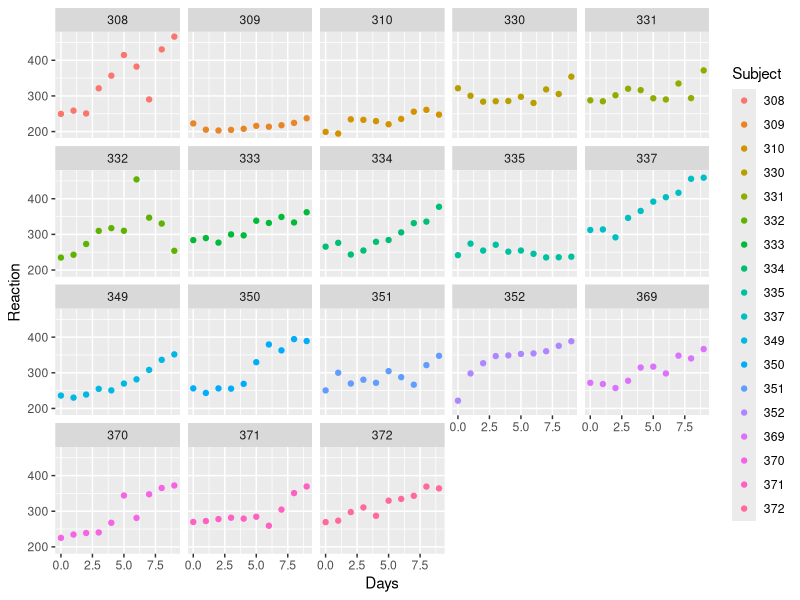
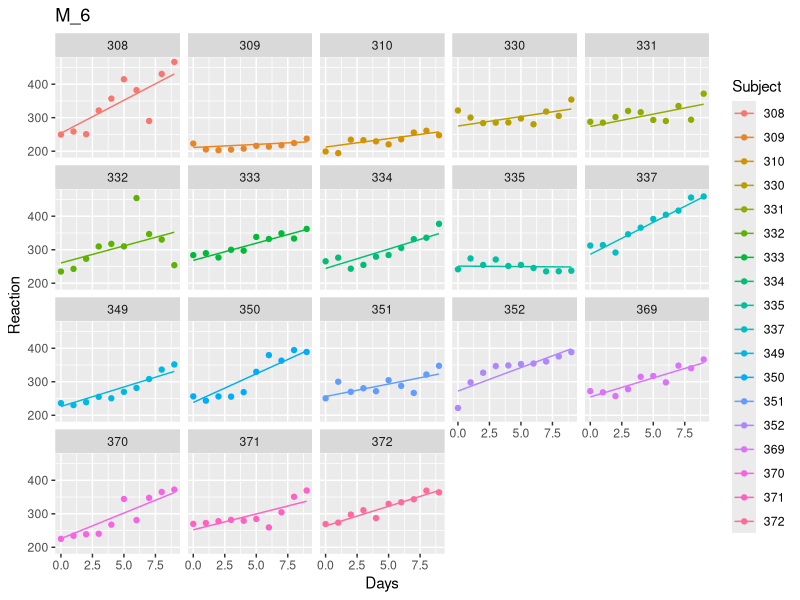
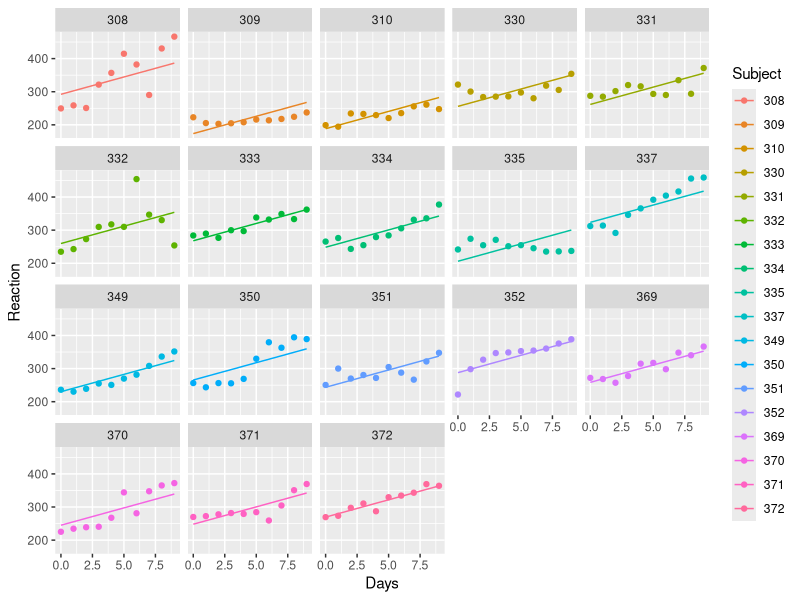
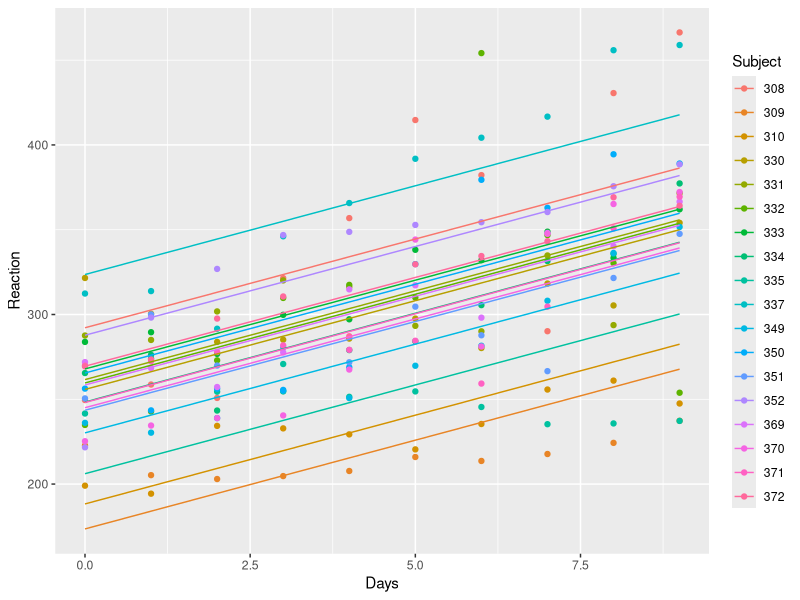
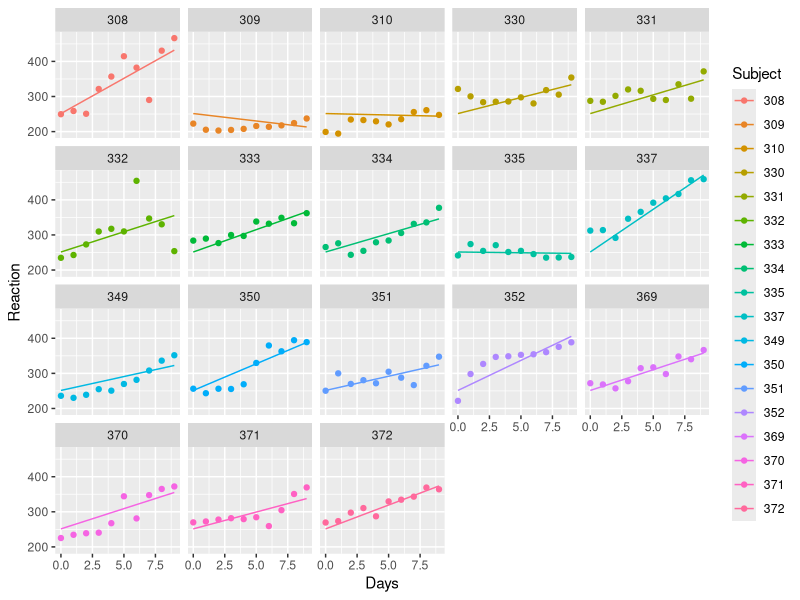
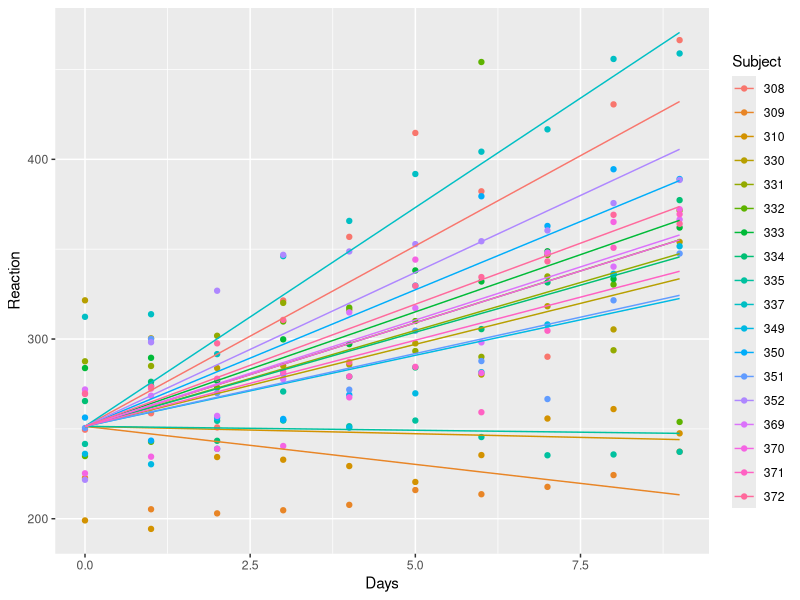
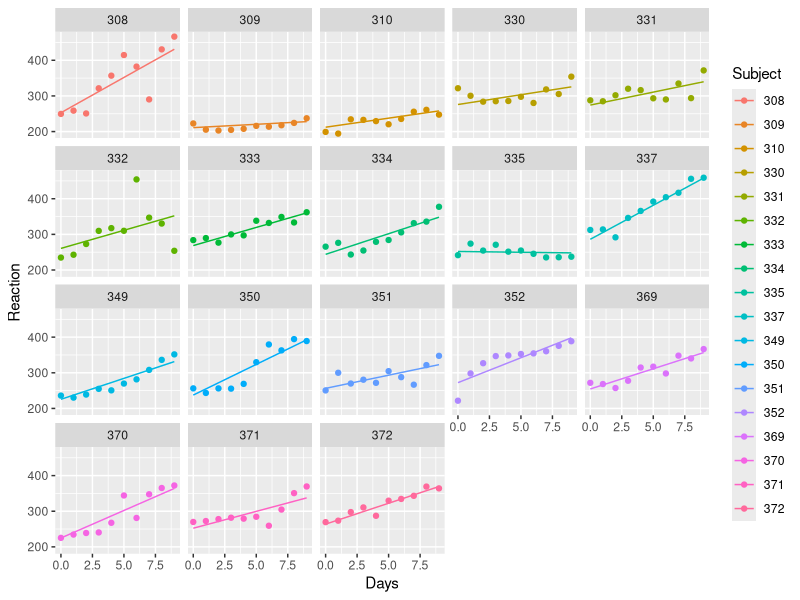
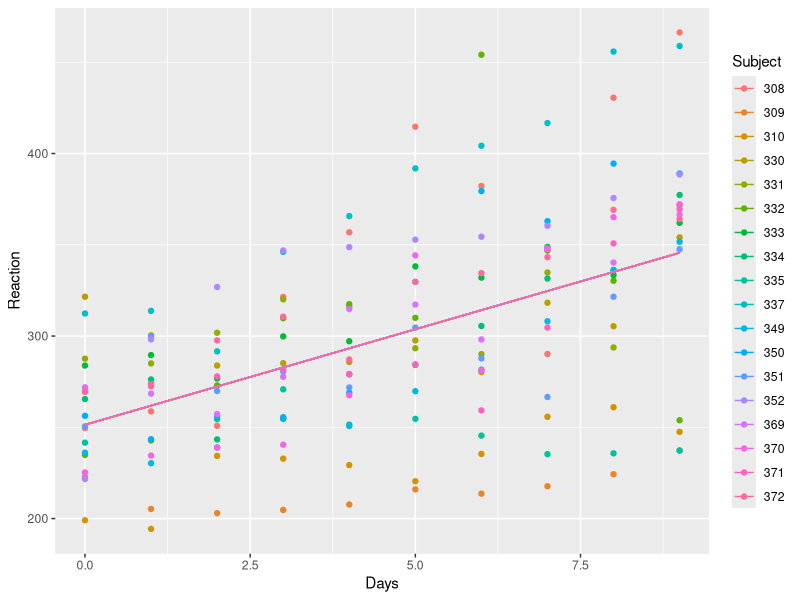

R code for these plots, in order:
library(tidyverse)
library(lme4)

# varying slopes and varying intercepts
M_6 <- lmer(Reaction ~ Days + (Days|Subject),
            data = sleepstudy)

# varying intercepts only
M_7 <- lmer(Reaction ~ 1 + Days + (1|Subject),
            data = sleepstudy)

ggplot(sleepstudy,
       aes(x = Days, y = Reaction, colour = Subject)
) + geom_point() + facet_wrap(~Subject)

summary(M_7)

library(modelr)
add_predictions(sleepstudy, M_6) %>%
  ggplot(aes(x = Days, y = Reaction, colour = Subject)) + 
  geom_point() +
  geom_line(aes(y = pred)) +
  facet_wrap(~Subject) + 
  ggtitle('M_6')

add_predictions(sleepstudy, M_7) %>%
  ggplot(aes(x = Days, y = Reaction, colour = Subject)) + 
  geom_point() +
  geom_line(aes(y = pred)) +
  facet_wrap(~Subject)

add_predictions(sleepstudy, M_7) %>%
  ggplot(aes(x = Days, y = Reaction, colour = Subject)) + 
  geom_point() +
  geom_line(aes(y = pred))

M_8 <- lmer(Reaction ~ 1 + Days + (0 + Days | Subject),
            data = sleepstudy)

summary(M_8)


add_predictions(sleepstudy, M_8) %>%
  ggplot(aes(x = Days, y = Reaction, colour = Subject)) + 
  geom_point() +
  geom_line(aes(y = pred)) +
  facet_wrap(~Subject)

add_predictions(sleepstudy, M_8) %>%
  ggplot(aes(x = Days, 
             y = Reaction, 
             colour = Subject)) + 
  geom_point() +
  geom_line(aes(y = pred))


M_9 <- lmer(Reaction ~ 1 + Days + (1|Subject) + (0 + Days|Subject),
            data = sleepstudy)

M_9a <- lmer(Reaction ~ 1 + Days + (1 + Days || Subject),
            data = sleepstudy)

M_9b <- lmer(Reaction ~ Days + (Days || Subject),
             data = sleepstudy)

add_predictions(sleepstudy, M_9) %>%
  ggplot(aes(x = Days, y = Reaction, colour = Subject)) + 
  geom_point() +
  geom_line(aes(y = pred)) +
  facet_wrap(~Subject)


# complete pooling model
M_10 <- lm(Reaction ~ Days, data = sleepstudy)

add_predictions(sleepstudy, M_10) %>%
  ggplot(aes(x = Days, y = Reaction, colour = Subject)) + 
  geom_point() +
  geom_line(aes(y = pred))

sigma(M_10)
summary(M_10)$coefficients

add_predictions(sleepstudy, M_10) %>%
  ggplot(aes(x = Days, y = Reaction, colour = Subject)) + 
  geom_point() +
  facet_wrap(~ Subject)


# no pooling model
M_11 <- lm(Reaction ~ Days * Subject, data = sleepstudy)
M_11a <- lm(Reaction ~ Days + Subject + Days:Subject, data = sleepstudy)

add_predictions(sleepstudy, M_11) %>%
  ggplot(aes(x = Days, y = Reaction, colour = Subject)) + 
  geom_point() +
  geom_line(aes(y = pred)) +
  facet_wrap(~Subject) + 
  ggtitle('M_11')
